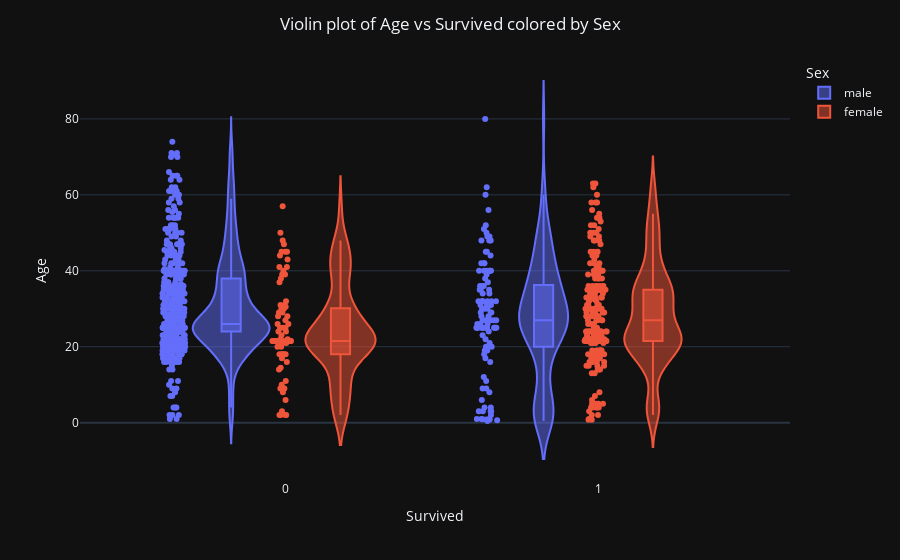

Notebook source saved alongside this figure:
### Code cell
#With this function we can see the distribution of the numerical variables in the dataset in an interactive way
f.px_violin_multiple(df, y="Age", x="Survived", color="Sex")

### Figure 1 — Plotly figure (JSON) as saved in the notebook; plotly's stock layout.template omitted (floating-point values rounded to 4 significant figures; data arrays with more than 128 entries replaced by an {"elided": "..."} marker saying what was removed)
{"data": [{"alignmentgroup": "True", "box": {"visible": true}, "customdata": {"elided": "577x19 mixed values"}, "hovertemplate": "Sex=%{customdata[3]}<br>Survived=%{x}<br>Age=%{y}<br>PassengerId=%{customdata[0]}<br>Pclass=%{customdata[1]}<br>Name=%{customdata[2]}<br>SibSp=%{customdata[4]}<br>Parch=%{customdata[5]}<br>Ticket=%{customdata[6]}<br>Fare=%{customdata[7]}<br>Cabin=%{customdata[8]}<br>Embarked=%{customdata[9]}<br>alone=%{customdata[10]}<br>deck=%{customdata[11]}<br>Group_Age=%{customdata[12]}<br>has_deck=%{customdata[13]}<br>Surname=%{customdata[14]}<br>Title=%{customdata[15]}<br>n_fam=%{customdata[16]}<br>FamilyID=%{customdata[17]}<br>Family_Survival_Rate=%{customdata[18]}<extra></extra>", "legendgroup": "male", "marker": {"color": "#636efa"}, "name": "male", "offsetgroup": "male", "orientation": "v", "points": "all", "scalegroup": "True", "showlegend": true, "type": "violin", "x": {"elided": "577 int values"}, "x0": " ", "xaxis": "x", "y": {"elided": "577 float values"}, "y0": " ", "yaxis": "y"}, {"alignmentgroup": "True", "box": {"visible": true}, "customdata": {"elided": "314x19 mixed values"}, "hovertemplate": "Sex=%{customdata[3]}<br>Survived=%{x}<br>Age=%{y}<br>PassengerId=%{customdata[0]}<br>Pclass=%{customdata[1]}<br>Name=%{customdata[2]}<br>SibSp=%{customdata[4]}<br>Parch=%{customdata[5]}<br>Ticket=%{customdata[6]}<br>Fare=%{customdata[7]}<br>Cabin=%{customdata[8]}<br>Embarked=%{customdata[9]}<br>alone=%{customdata[10]}<br>deck=%{customdata[11]}<br>Group_Age=%{customdata[12]}<br>has_deck=%{customdata[13]}<br>Surname=%{customdata[14]}<br>Title=%{customdata[15]}<br>n_fam=%{customdata[16]}<br>FamilyID=%{customdata[17]}<br>Family_Survival_Rate=%{customdata[18]}<extra></extra>", "legendgroup": "female", "marker": {"color": "#EF553B"}, "name": "female", "offsetgroup": "female", "orientation": "v", "points": "all", "scalegroup": "True", "showlegend": true, "type": "violin", "x": {"elided": "314 int values"}, "x0": " ", "xaxis": "x", "y": {"elided": "314 float values"}, "y0": " ", "yaxis": "y"}], "layout": {"legend": {"title": {"text": "Sex"}, "tracegroupgap": 0}, "margin": {"t": 60}, "title": {"text": "Violin plot of Age vs Survived colored by Sex", "x": 0.5}, "violinmode": "group", "xaxis": {"anchor": "y", "domain": [0, 1], "title": {"text": "Survived"}}, "yaxis": {"anchor": "x", "domain": [0, 1], "title": {"text": "Age"}}}}
